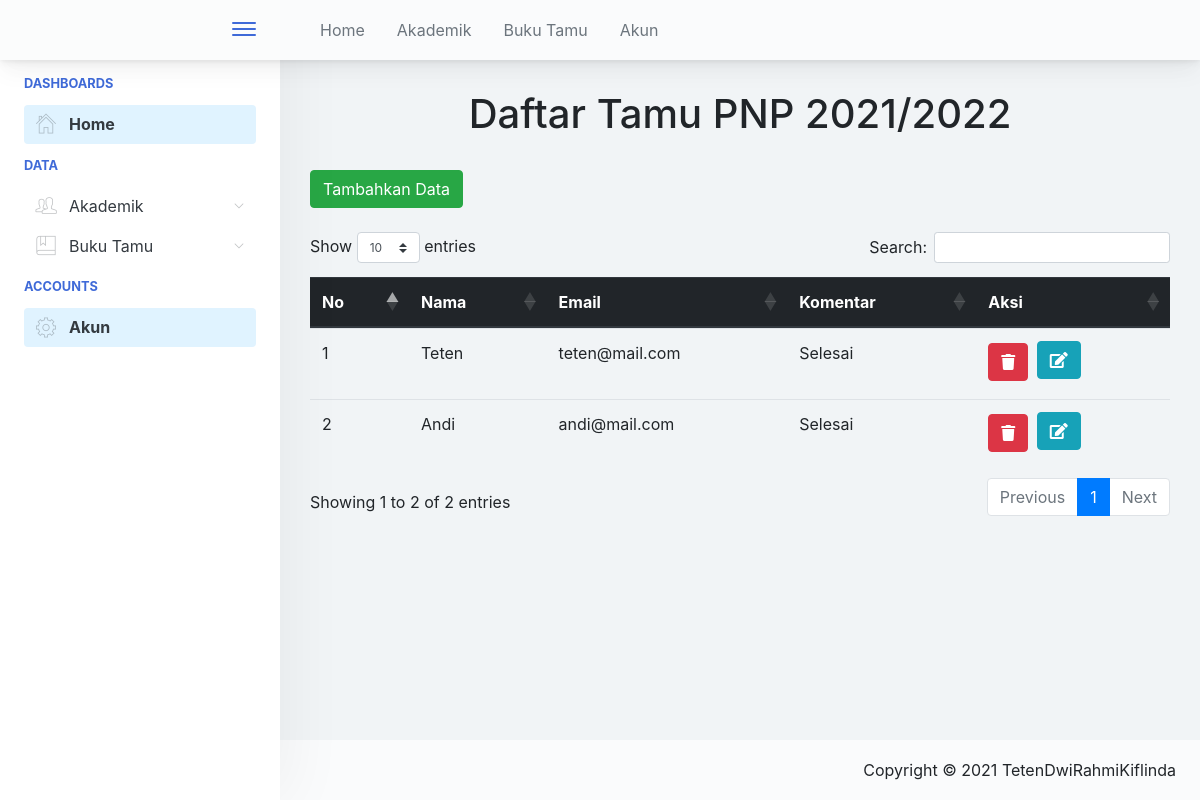
/index.php?p=list_tamu, run on the app's committed database.
### tables this page shows
CREATE TABLE `tamu` (
  `id` int(11) NOT NULL,
  `nama` varchar(30) NOT NULL,
  `date_created` timestamp NOT NULL DEFAULT current_timestamp() ON UPDATE current_timestamp(),
  `email` varchar(25) NOT NULL,
  `komentar` text NOT NULL
);

### koneksi_tamu.php (called while the page is built, shortened)
<?php
class Koneksi{
	private $host= 'localhost';
	private $user= 'root';
	private $pass= '';
	private $db= 'db_bukutamu';
	protected $conn;
	function __construct(){
		if(!isset($this->conn)){
			$this->conn = new mysqli($this->host, $this->user, $this->pass, $this->db);
		}
		return $this->conn;
	}
}
?>

### class_crud.php (called while the page is built, shortened)
<?php
include 'koneksi_tamu.php';
class Crud extends Koneksi {
	public function readData($table, $idtable, $id_value){
		$q = "SELECT * FROM $table";
		$result = $this->conn->query($q);
		$rows = array();
		while($row=$result->fetch_assoc()){
			$rows[]=$row;
		}
		return $rows;
	}
}
?>

### list_tamu.php (the view, shortened to what this page needs)
<!doctype html>
<html lang="en">
  <head>
	<link rel="stylesheet" type= "text/css" href="https://cdnjs.cloudflare.com/ajax/libs/twitter-bootstrap/4.1.3/css/bootstrap.css">
	<link rel="stylesheet" type= "text/css" href="https://cdn.datatables.net/1.10.21/css/dataTables.bootstrap4.min.css">
  </head>
  <body>
	<br/>
	<div class="container">
	<h1 class ="text-center"> Daftar Tamu PNP 2021/2022  </h1 > <br>
	<a href="index.php?p=add_tamu" class="btn btn-success">Tambahkan Data</a>
		<br><br>
		<table class="table" id="example" style="width:100%">
		  <thead class="thead-dark">
			<tr>
				 <th scope="col">No</th>
				 <th scope="col">Nama</th>
				 <th scope="col">Email</th>
				 <th scope="col">Komentar</th>
				 <th scope="col">Aksi</th>
			</tr>
		  </thead>
		  <tbody>
			  <?php
				include 'class_crud.php';
				$crud = new Crud();
				$tamu = $crud->readData('tamu', null, null);
				$no = 1;
				foreach($tamu as $data){
			  ?>
				  <tr>
					 <td><?php echo $no++ ?> </td>
					 <td><?php echo $data['nama']; ?> </td>
					 <td><?php echo $data['email']; ?></td>
					 <td><?php echo $data['komentar']; ?></td>
					 <td>
						<a href="hapus_tamu.php?id=<?php echo $data['id']?>" class="mb-1 mr-1 btn btn-danger"><i class="nav-link-icon fa fa-trash"></i></a>
						<a href="edit_tamu.php?id=<?php echo $data['id']?>" class="mb-2 mr-2 btn btn-info"><i class="nav-link-icon fa fa-edit"></i></a>
					 </td>
				 </tr>
			<?php
					}
			?>
	  </tbody>
	</table>
	</div> <br>
  </body>
</html>

### data on the page
tamu: nama "Teten", email "teten@mail.com", komentar "Selesai"
tamu: nama "Andi", email "andi@mail.com", komentar "Selesai"
